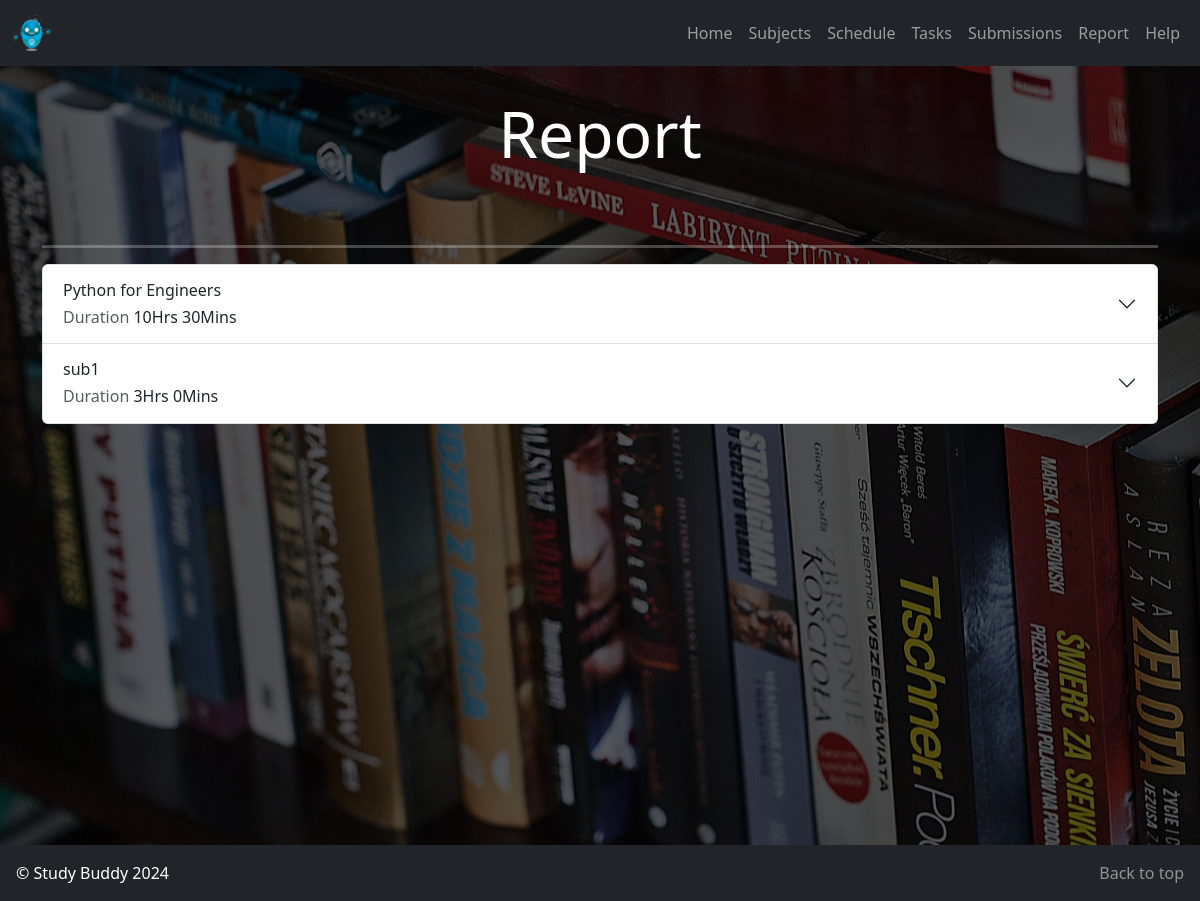
Screenshot of /report with the database file from the repository.
### Study_Buddy_App/models.py (models this page shows, shortened)
class Subject(models.Model):
    id = models.AutoField(primary_key=True)
    name = models.CharField(max_length=100)
    description = models.TextField()

### Study_Buddy_App/views.py (the view)
# urls.py: path('report', views.report, name='report'),
def report(request):
    today_name = date.today()
    task_sessions = TaskSession.objects.filter(task__deadline__gte=today_name)
    topic_sessions = TopicSession.objects.all()
    today = datetime.today()
    report = dict()
    for session in topic_sessions:
        topic = session.topic
        subject = topic.subject
        startTime = datetime.combine(today, session.start_time)
        endTime = datetime.combine(today, session.end_time)
        duration = endTime - startTime
        if subject not in report:
            report[subject] = {'duration': timedelta(), 'topics': dict(), 'tasks': dict()}
        subjectReport = report[subject]
        subjectReport['duration'] += duration
        topicsReport = subjectReport['topics']
        if topic not in topicsReport:
            topicsReport[topic] = {'duration': timedelta()}
        topicReport = topicsReport[topic]
        topicReport['duration'] += duration
    for session in task_sessions:
        task = session.task
        subject = task.subject
        duration = datetime.combine(today, session.end_time) - datetime.combine(today, session.start_time)
        if subject not in report:
            report[subject] = {'duration': timedelta(), 'topics': dict(), 'tasks': dict()}
        subjectReport = report[subject]
        subjectReport['duration'] += duration
        tasksReport = subjectReport['tasks']
        if task not in tasksReport:
            tasksReport[task] = {'duration': timedelta()}
        taskReport = tasksReport[task]
        taskReport['duration'] += duration
    reportContext = dict()
    for subject in report:
        subjectReport = report[subject]
        reportContext[subject] = {'duration': getDurationString(subjectReport['duration']), 'topics': dict(), 'tasks': dict()}
        topicsReport = subjectReport['topics']
        subjectReportContext = reportContext[subject]
        topicsReportContext = subjectReportContext['topics']
        for topic in topicsReport:
            topicReport = topicsReport[topic]
            topicsReportContext[topic] = {'duration': getDurationString(topicReport['duration'])}
        tasksReport = subjectReport['tasks']
        tasksReportContext = subjectReportContext['tasks']
        for task in tasksReport:
            taskReport = tasksReport[task]
            tasksReportContext[task] = {'duration': getDurationString(taskReport['duration'])}
    return render(request, 'Study_Buddy_App/report.html', {'report': reportContext})

### Study_Buddy_App/views.py (called while the page is built)
def getDurationString(duration):
    hours = duration.seconds // 3600
    minutes = (duration.seconds // 60) % 60
    return f"{hours}Hrs {minutes}Mins"

### templates/Study_Buddy_App/report.html (shortened to what this page needs)
{% extends 'Study_Buddy_App/base.html' %}
{% load static %}
{% block content %}
    <header>
        <div class="container h-100 mt-5 py-5">
            <div class="d-flex h-100 text-center align-items-center">
                <div class="w-100">
                    <h1 class="display-3">
                        Report
                    </h1>
                </div>
            </div>
        </div>
    </header>
    <main class="">
        <section class="subjects">
            <div class="container-md">
                <hr class="border-3">
                <div class="row g-5 align-items-center subjects-block">
                    <div class="accordion" id="subjects">
                        <div class="col-md-12">
                            {% for subject, data in report.items %}
                                <div class="accordion-item">
                                    <h2 class="accordion-header" id="subject-1-header">
                                        <button
                                        class="accordion-button collapsed"
                                        type="button"
                                        data-bs-toggle="collapse"
                                        data-bs-target="#subject-{{ subject.id }}"
                                        aria-expanded="true"
                                        aria-controls="subject-{{ subject.id }}">
                                            <div>
                                                <div class="mb-2">{{ subject.name }}</div>
                                                <div class="mt-1"><span class="text-muted">Duration </span>{{ data.duration }}</div>
                                              </div>
                                        </button>
                                    </h2>
                                </div>
                            {% endfor %}
                        </div>
                    </div>
                </div>
            </div>
        </section>
    </main>
{% endblock content %}

### static/css/style.css (style rules this page uses)
html, body { width: 100%; height: 100%; margin: 0, auto; color: white; }
header { position: relative; width: 100%; overflow: hidden; }
.container { position: relative; z-index: 2; }
main { min-height: 75vh; }

### rows the page displays
Subject: name "Python for Engineers", duration "10Hrs 30Mins"
Subject: name "sub1", duration "3Hrs 0Mins"
